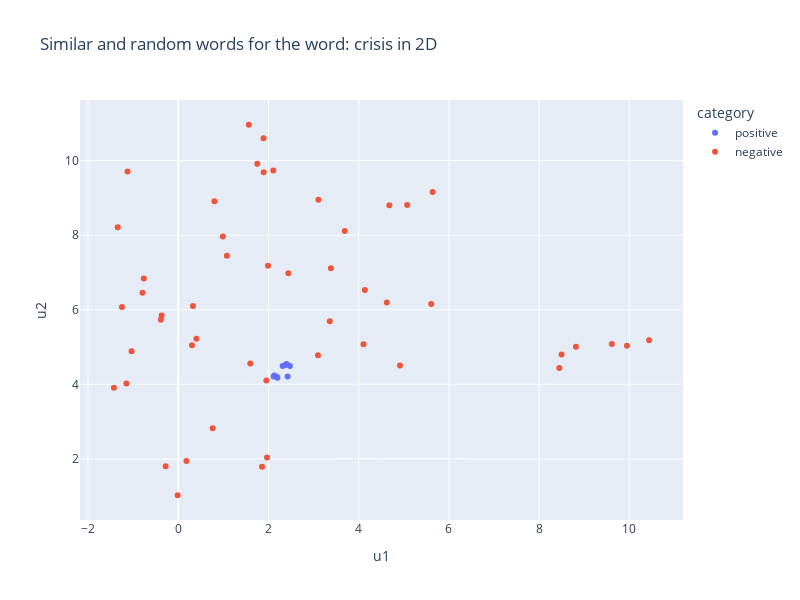

This figure's notebook cell:
### Markdown cell above
Similar words to the environmental, social and governance topic make perfect sense.

### Code cell
import umap
import pickle

try:
    with open("../language_models/w2v_10K/dim_reducer_10K.pkl", "rb") as handle:
        dim_reducer = pickle.load(handle)
except:
    print("Train dimensionality reducer first...")
    dim_reducer = umap.UMAP(n_components=2, metric = "cosine")
    dim_reducer.fit(word_vectors.get_normed_vectors())
    with open("../language_models/w2v_10K/dim_reducer_10K.pkl", 'wb') as handle:
        pickle.dump(dim_reducer, handle, protocol=pickle.HIGHEST_PROTOCOL)

fig = plot_similar_words_2d("crisis", 10, word_vectors, dim_reducer)
fig.show()

### Figure 1 — Plotly figure (JSON) as saved in the notebook; plotly's stock layout.template omitted (floating-point values rounded to 4 significant figures)
{"data": [{"hovertemplate": "<b>%{hovertext}</b><br><br>category=positive<br>u1=%{x}<br>u2=%{y}<extra></extra>", "hovertext": ["turmoil", "crises", "recession", "downturn", "pandemic", "covid_pandemic", "dislocation", "covid_outbreak", "coronavirus_pandemic", "unprecedented"], "legendgroup": "positive", "marker": {"color": "#636efa", "symbol": "circle"}, "mode": "markers", "name": "positive", "orientation": "v", "showlegend": true, "type": "scatter", "x": [2.477, 2.425, 2.373, 2.405, 2.116, 2.184, 2.4, 2.129, 2.199, 2.316], "xaxis": "x", "y": [4.491, 4.211, 4.515, 4.535, 4.21, 4.203, 4.535, 4.237, 4.179, 4.494], "yaxis": "y"}, {"hovertemplate": "<b>%{hovertext}</b><br><br>category=negative<br>u1=%{x}<br>u2=%{y}<extra></extra>", "hovertext": ["zurampic_duzallo", "linewidths", "hereditary_hemochromatosis_beta_thalassemia", "kitchens_brer_rabbit_canoleo", "vars_encountering", "palisades_and_the_big", "pie_chart", "eastern_michaud_flats", "reader_ic", "terneuzen_the_netherlands_leased", "aqp_antibody_positive", "donald_washburn", "patented_soft_vu", "resurgence_of_infections", "transitioned_to_tccc", "connected_to_the_extra_corporeal", "markland_hydro_water", "sanifill_and_usa", "founders_henry_kravis", "arylsulfatase", "skullcandy_and_astro_gaming", "sterility", "inkjet_printer_and_fiery_dfe", "pharma_excipients", "ambac_cvas", "uithoorn", "advertiser_dominates", "domain_names_or_urls", "kbb_com_cargurus", "dissolution_of_the_pgt", "merge_consolidate", "counterfeit_rolex", "certify_troubleshoot", "mask_tooling", "pneumatic_valves_and_surge_suppressors", "sorriso_kolynos_elmex_tom", "objection", "delivers_topically", "malik", "bluekai", "anterior_lumbar_fusion", "riglogix_portion", "eaglepicher_boron", "puritan_pride", "de_datos", "landline_telephones", "sakai_cle", "sdr_ddrx_and_gddrx_sdram", "mr_forney", "nordberg"], "legendgroup": "negative", "marker": {"color": "#EF553B", "symbol": "circle"}, "mode": "markers", "name": "negative", "orientation": "v", "showlegend": true, "type": "scatter", "x": [1.859, -1.247, -0.278, 0.8033, 3.098, 2.108, 3.36, 1.752, -0.3843, 1.565, -0.01282, 10.44, -1.034, 1.955, 3.108, -1.149, 1.894, 8.816, 9.947, 0.1832, 1.079, 1.598, 1.969, -1.341, 4.624, 1.891, 3.691, 4.137, 2.441, 4.68, 5.607, 1.991, 0.3053, -0.7907, -0.7619, -1.123, 4.915, 0.7639, 9.612, 3.385, -1.425, 5.641, 5.075, 0.9889, 4.107, 0.3278, 0.4036, -0.3674, 8.448, 8.497], "xaxis": "x", "y": [1.789, 6.074, 1.803, 8.91, 4.78, 9.733, 5.691, 9.916, 5.735, 10.96, 1.024, 5.179, 4.89, 4.105, 8.952, 4.025, 9.688, 5.007, 5.034, 1.942, 7.45, 4.56, 2.034, 8.212, 6.192, 10.6, 8.113, 6.527, 6.979, 8.803, 6.154, 7.178, 5.046, 6.453, 6.841, 9.71, 4.501, 2.822, 5.084, 7.111, 3.907, 9.156, 8.812, 7.962, 5.077, 6.102, 5.219, 5.844, 4.436, 4.798], "yaxis": "y"}], "layout": {"height": 600, "legend": {"title": {"text": "category"}, "tracegroupgap": 0}, "title": {"text": "Similar and random words for the word: crisis in 2D"}, "width": 800, "xaxis": {"anchor": "y", "domain": [0, 1], "title": {"text": "u1"}}, "yaxis": {"anchor": "x", "domain": [0, 1], "title": {"text": "u2"}}}}
